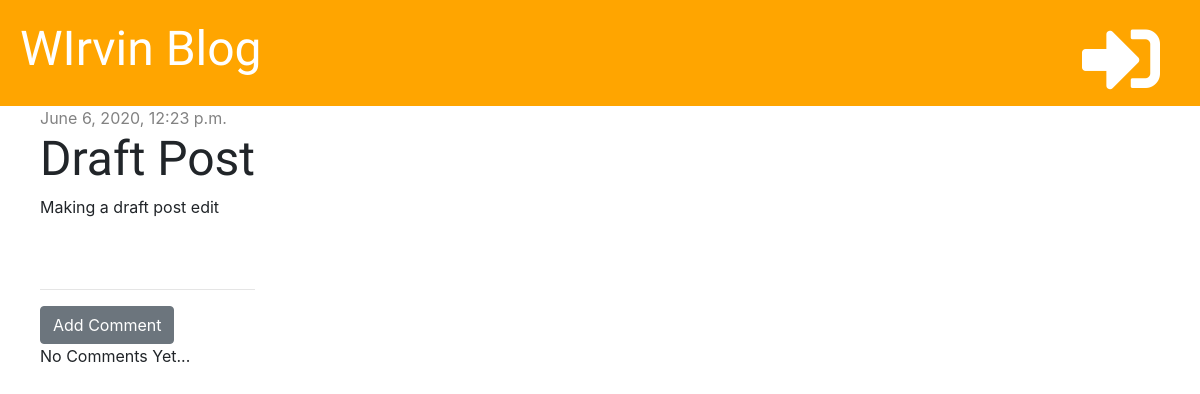
Page /post/6/ on the committed database.
### blogpost/models.py (models this page shows, shortened)
class Post(models.Model):
    author = models.ForeignKey('auth.User', on_delete=models.CASCADE)
    title = models.CharField(max_length=200)
    text = models.TextField()
    created_date = models.DateTimeField(default=timezone.now)
    published_date = models.DateTimeField(blank=True, null=True)

### blogpost/views.py (the view)
# urls.py: path('post/<int:pk>/', views.post_detail, name='post_detail'),
def post_detail(request, pk):
    post = get_object_or_404(Post, pk=pk)
    stuff_for_front_end = {'post': post}
    return render(request, 'blog/post_detail.html', stuff_for_front_end)

### blogpost/templates/blog/post_detail.html (shortened to what this page needs)
{% extends 'blog/base.html' %}
{% block content %}
    <div class="post">
        {% if post.published_date %}
        <div class="date">
            {{ post.published_date }}
        </div>
        {% else %}
        <a href="{% url 'post_publish' pk=post.pk %}" class="btn btn-primary">Publish</a>
        {% endif %}
        <h1>{{ post.title }}</h1>
        <p>{{ post.text|linebreaksbr }}</p>
    </div>
    <hr>
    <a href="{% url 'add_comment_to_post' pk=post.pk %}" class="btn btn-secondary">Add Comment</a>
    {% for comment in post.comments.all %}
    <div class="comment">
        <div class="date">
            {{ comment.created_date }}
        </div>
        <a href="{% url 'comment_remove' pk=comment.pk %}"><i class="far fa-trash-alt" style="color: red"></i></a>
        <p><strong>{{ comment.author }}</strong></p>
        <p>{{ comment.text }}</p>
    </div>
    {% empty %}
    <p>No Comments Yet...</p>
    {% endfor %}
{% endblock %}

### blogpost/static/css/blog.css (style rules this page uses)
h1, h2, h3, h4 { font-family: 'Inconsolata', serif; font-size: 48px; }
.date { color: #828282; }
.post { margin-bottom: 70px; }

### rows in the picture
Post: published_date "June 6, 2020, 12:23 p.m.", title "Draft Post", text "Making a draft post edit"
